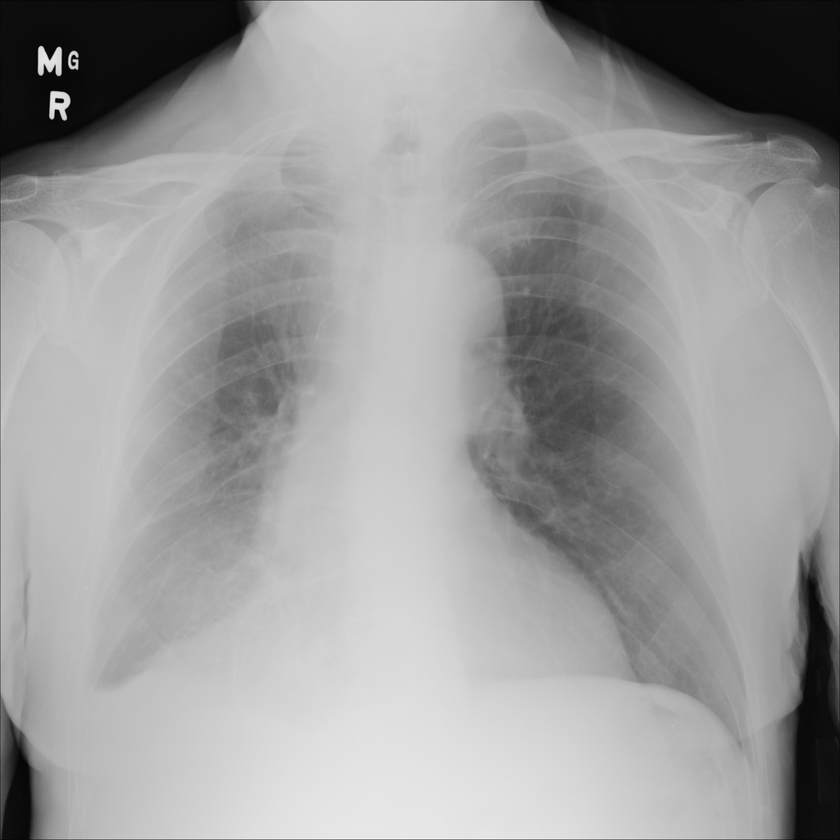
%> input picture data/images/00000017_001.png, 840 x 840 px, shrunk from 1024 x 1024 before the run; its folder holds only this picture in this run
$ octave pca_image_compression.m   (GNU Octave 9; MATLAB toolbox functions it lacks are replaced by stand-ins)
%> lines starting %> are read from the running program, lines starting %| are printed output that depends on the picture
% PCA wird auf ein Bild angewandt
% durch Reduktion der Komponenten bei der Ruecktransformation, werden 'unwichtige' Daten weggelassen
% -> Bild kann auch bei einem gewissen Maß an Datenreduktion noch gut dargestellt werden
% -> ab einem bestimmten Punkt gibt es Informationsverlust

clear all, clc;
close all;


addpath data\
addpath functions\

imds = imageDatastore("data\images\");

img = readimage(imds,1);
%> img is the input picture: size 840x840 uint8; min 0, max 245, mean 156.3


figure
imshow(img)

img_d = im2double(img);

%Image compression

img_noise_1 = imnoise(img,'gaussian');

figure
imshow(img_noise_1)

img_noise_1_d = im2double(img_noise_1);


%-------------------------------------------------------------------------------
%PCA
%pca (mit nur einem Bild): image compression
%-------------------------------------------------------------------------------
[coeff, score, latent, tsquared, explained, mu] = pca(img_noise_1_d);
%> latent = 839 values, max 16.04 at index 1, min 7.39e-08 at index 839, mean 0.0432; tsquared = 840 values, max 838 at index 280, min 838 at index 162, mean 838; explained = 839 values, max 44.22 at index 1, min 2.04e-07 at index 839, mean 0.119; mu = 840 values, max 0.811 at index 396, min 0.267 at index 840, mean 0.614

% coeff = Spaltenweise Eigenvektoren / Principal components
% score = Principal component scores are the representations of X in the principal component space.
% latent = Eigenwerte/Varianz eines PC (noch nicht in Prozent!)

var_percent = latent ./ sum(latent) .*100;
%> var_percent has the same summary as explained


% Umrechnung pca raum wieder in Datenraum
% reconstruct data

reconstructed = score * coeff' + mu;

figure
imshow(reconstructed)

% reconstruction with less PCs
threshold=70;
cumulativeExplained = cumsum(explained);
%> cumulativeExplained = 839 values from 44.22 to 100
nComponents = find(cumulativeExplained >= threshold, 1);
%> nComponents = 3

approximationRank = score(:,1:nComponents) * coeff(:,1:nComponents)' + mu;
figure
imshow(approximationRank)
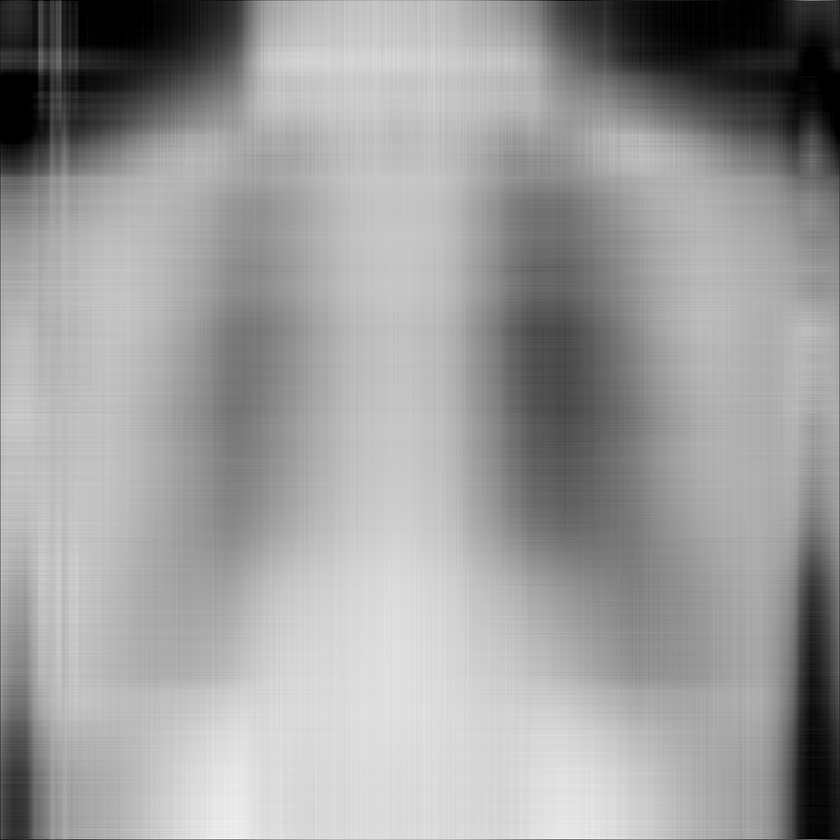
%> displayed picture: size 840x840, on the screen's scale of 0 to 255; min 0, max 252, mean 156.7
title({num2str(threshold) + " percent of Variance; "; num2str(nComponents) + " Principal Components"})


figure
t = tiledlayout(2,5);
t.TileSpacing = 'compact';
t.Padding = 'compact';
n=1;
for threshold = 10:10:90
    % Umrechung in Datenraum mit weniger PCs
    cumulativeExplained = cumsum(explained);
    nComponents = find(cumulativeExplained >= threshold, 1);


    approximationRank = score(:,1:nComponents) * coeff(:,1:nComponents)' + mu;

    nexttile
    imshow(approximationRank)
    title({num2str(threshold) + " percent of Variance; "; num2str(nComponents) + " Principal Components"})
    n=n+1;
end
%> this loop made 9 passes
%> nComponents on passes 1 to 9: 1, 1, 1, 1, 2, 2, 3, 33, 180
%> pass 1, `imshow(approximationRank)`:
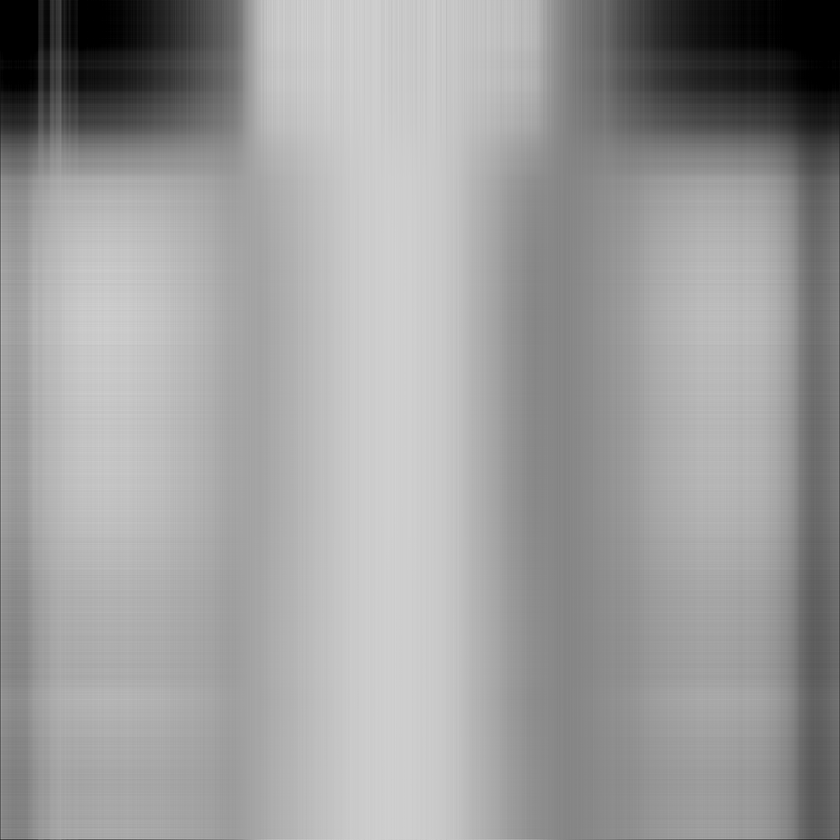
%> displayed picture: size 840x840, on the screen's scale of 0 to 255; min 0, max 209, mean 156.8
%> after the loop, n = 10

nexttile
imshow(reconstructed)
title( {"100 percent of Variance; " ; num2str(size(coeff,2)) + " Principal Components"})
sgtitle('Reconstruction with different levels of data compression')
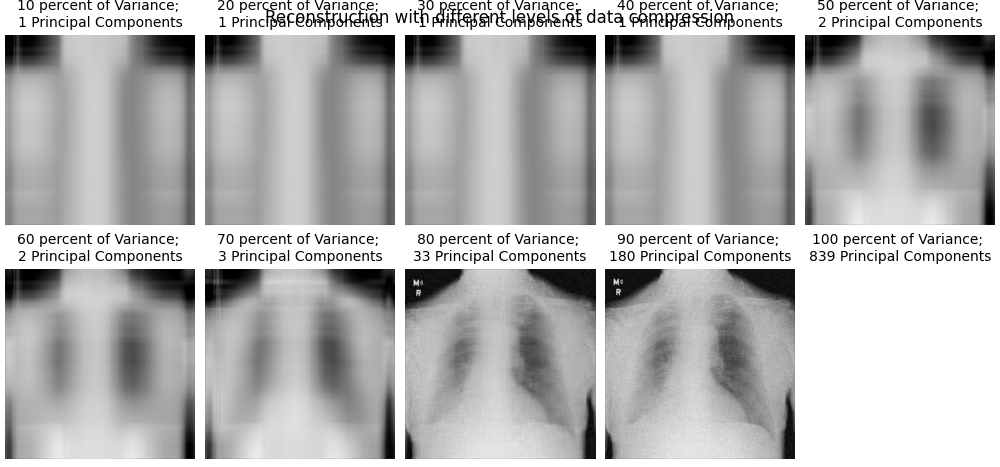
%> figure redrawn from the program's plot data, 10 panels

$ run again, on data/images/00000057_001.png
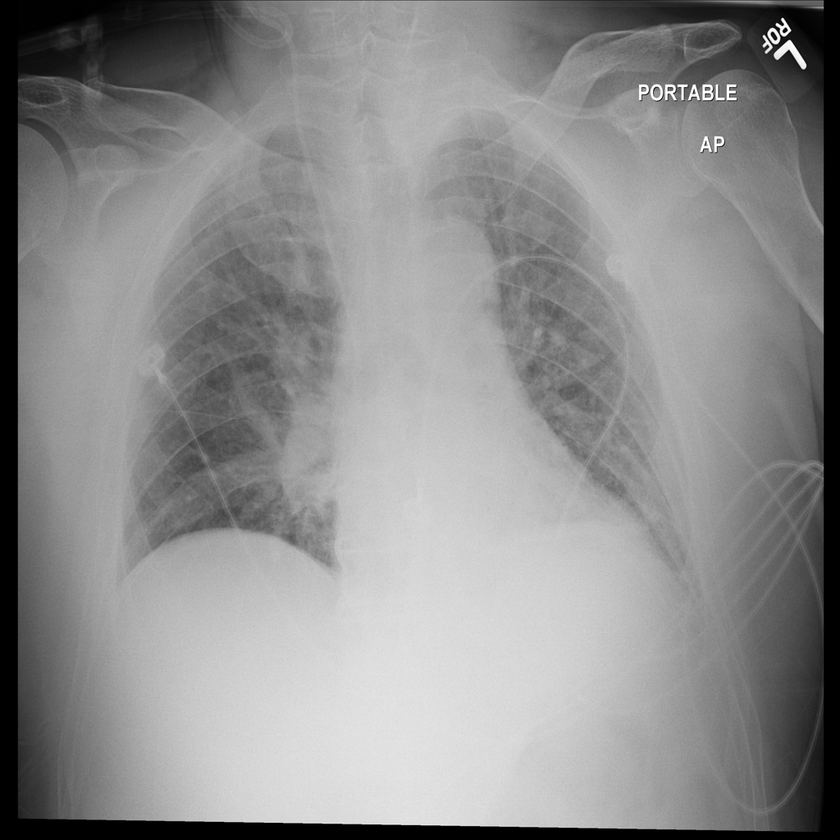
%> input picture data/images/00000057_001.png, 840 x 840 px, shrunk from 1024 x 1024 before the run
%> img is the input picture: size 840x840 uint8; min 0, max 255, mean 140.5
%> latent = 839 values, max 11.37 at index 1, min 7.29e-08 at index 839, mean 0.032; tsquared = 840 values, max 838 at index 54, min 838 at index 501, mean 838; explained = 839 values, max 42.38 at index 1, min 2.72e-07 at index 839, mean 0.119; mu = 840 values, max 0.758 at index 396, min 0.0352 at index 13, mean 0.553
%> var_percent has the same summary as explained
%> cumulativeExplained = 839 values from 42.38 to 100
%> `nComponents = find(cumulativeExplained >= threshold, 1);`: nComponents = 16
%> the loop `for threshold = 10:10:90` made 9 passes
%> nComponents on passes 1 to 8: 1, 1, 1, 1, 2, 3, 16, 101
%> pass 1, `imshow(approximationRank)`:
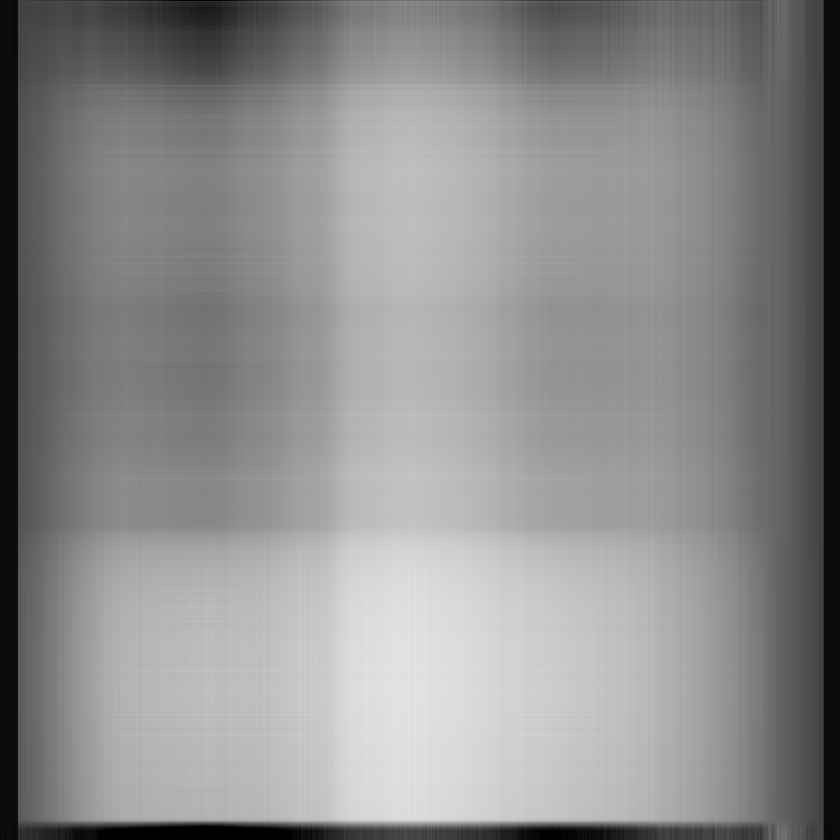
%> displayed picture: size 840x840, on the screen's scale of 0 to 255; min 0, max 229, mean 141.1
%> after the loop `for threshold = 10:10:90`: n = 10

$ run again, on data/images/00000061_002.png
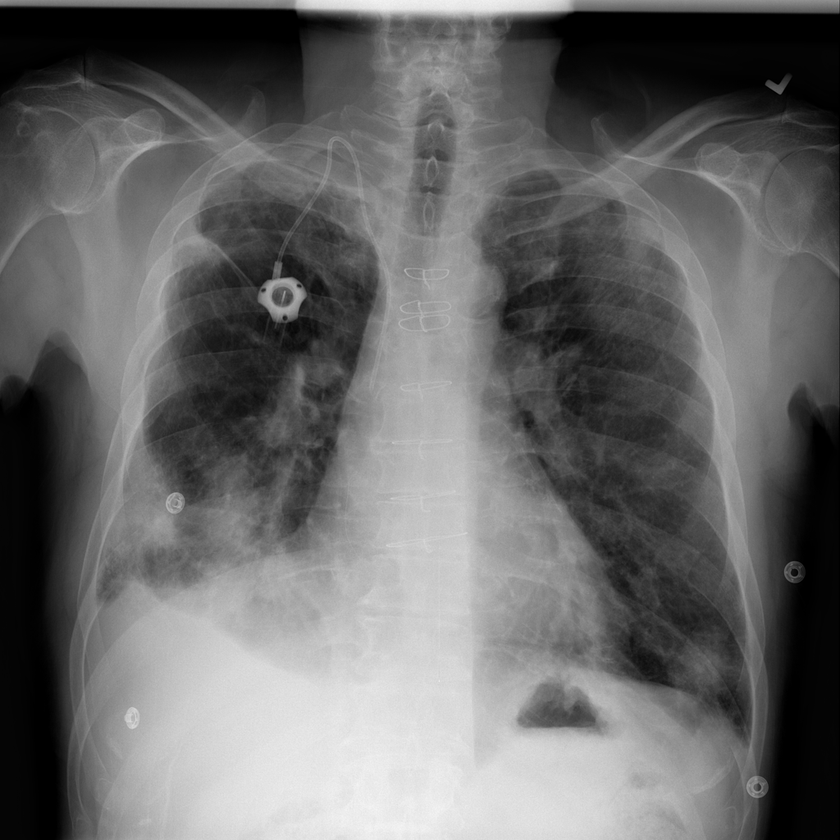
%> input picture data/images/00000061_002.png, 840 x 840 px, shrunk from 1024 x 1024 before the run
%> img is the input picture: size 840x840 uint8; min 0, max 244, mean 104.7
%> latent = 839 values, max 23.18 at index 1, min 6.77e-09 at index 839, mean 0.0493; tsquared = 840 values, max 838 at index 557, min 838 at index 348, mean 838; explained = 839 values, max 56.03 at index 1, min 1.64e-08 at index 839, mean 0.119; mu = 840 values, max 0.707 at index 459, min 0.0783 at index 840, mean 0.415
%> var_percent has the same summary as explained
%> cumulativeExplained = 839 values from 56.03 to 100
%> `nComponents = find(cumulativeExplained >= threshold, 1);`: nComponents = 3
%> `imshow(approximationRank)`:
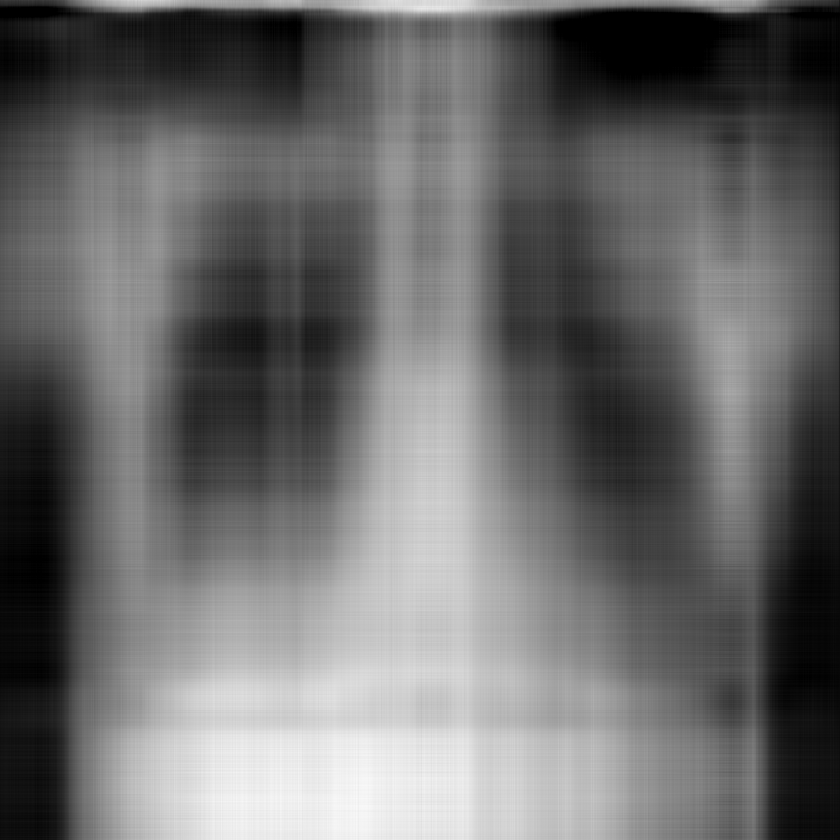
%> displayed picture: size 840x840, on the screen's scale of 0 to 255; min 0, max 250, mean 105.9
%> the loop `for threshold = 10:10:90` made 9 passes
%> nComponents on passes 1 to 8: 1, 1, 1, 1, 1, 2, 3, 10
%> pass 1, `imshow(approximationRank)`:
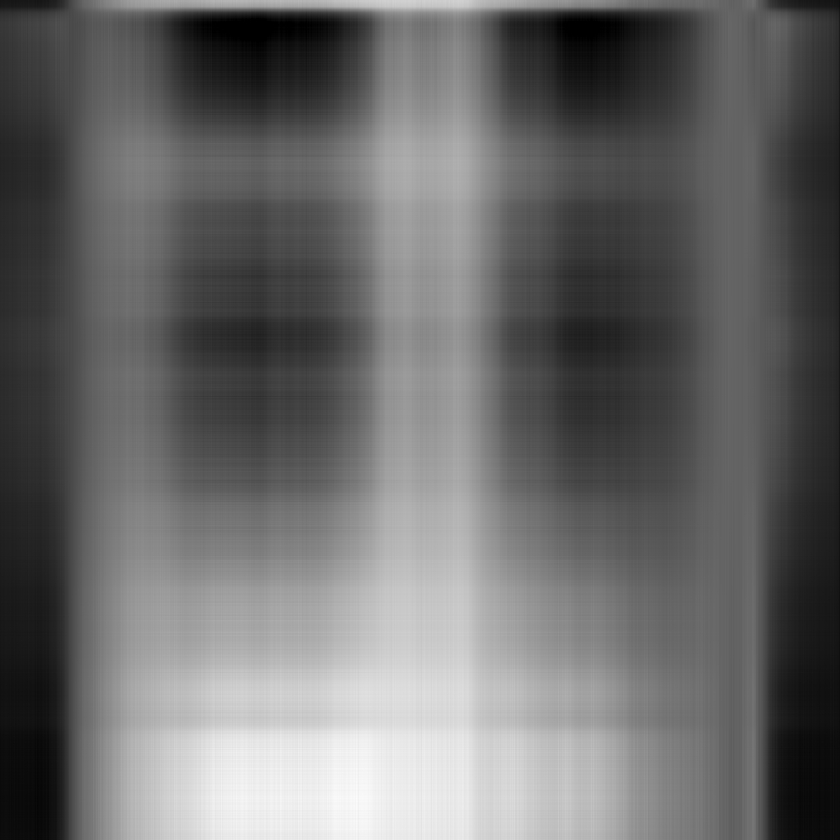
%> displayed picture: size 840x840, on the screen's scale of 0 to 255; min 0, max 252, mean 105.8
%> after the loop `for threshold = 10:10:90`: n = 10
